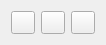
<ui version="4.0" >
 <class>KPrPresentationTool</class>
 <widget class="QWidget" name="KPrConfigurePresenterView" >
  <property name="geometry" >
   <rect>
    <x>1</x>
    <y>1</y>
    <width>1</width>
    <height>1</height>
   </rect>
  </property>
  <layout class="QVBoxLayout" name="verticalLayout_2" >
   <item>
    <layout class="QHBoxLayout" name="horizontalLayout" >
     <item>
      <widget class="QToolButton" name="penButton">
       <property name="text" >
        <string/>
       </property>
      </widget>
     </item>
     <item>
      <widget class="QToolButton" name="highLightButton" >
       <property name="text" >
        <string/>
       </property>
      </widget>
     </item>
    <item>
      <widget class="QToolButton" name="blackButton" >
       <property name="text" >
        <string/>
       </property>
      </widget>
     </item>
    </layout>
   </item>
  </layout>
 </widget>
 <resources/>
 <connections/>
</ui>
